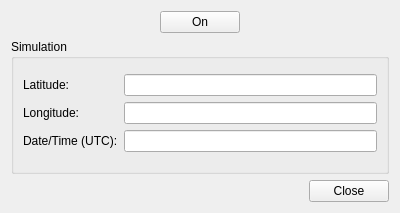
<?xml version="1.0" encoding="UTF-8"?>
<ui version="4.0">
 <class>GPSWindow</class>
 <widget class="QWidget" name="GPSWindow">
  <property name="geometry">
   <rect>
    <x>0</x>
    <y>0</y>
    <width>400</width>
    <height>213</height>
   </rect>
  </property>
  <property name="windowTitle">
   <string>GPS</string>
  </property>
  <layout class="QVBoxLayout" name="verticalLayout_2">
   <item>
    <layout class="QVBoxLayout" name="verticalLayout" stretch="0,1,0">
     <item>
      <layout class="QHBoxLayout" name="horizontalLayout_2">
       <item>
        <spacer name="horizontalSpacer_2">
         <property name="orientation">
          <enum>Qt::Horizontal</enum>
         </property>
         <property name="sizeHint" stdset="0">
          <size>
           <width>40</width>
           <height>20</height>
          </size>
         </property>
        </spacer>
       </item>
       <item>
        <widget class="QPushButton" name="button_toggle">
         <property name="text">
          <string>On</string>
         </property>
         <property name="checkable">
          <bool>false</bool>
         </property>
        </widget>
       </item>
       <item>
        <spacer name="horizontalSpacer_3">
         <property name="orientation">
          <enum>Qt::Horizontal</enum>
         </property>
         <property name="sizeHint" stdset="0">
          <size>
           <width>40</width>
           <height>20</height>
          </size>
         </property>
        </spacer>
       </item>
      </layout>
     </item>
     <item>
      <widget class="QGroupBox" name="groupBox">
       <property name="title">
        <string>Simulation</string>
       </property>
       <layout class="QFormLayout" name="formLayout_2">
        <item row="0" column="0">
         <layout class="QFormLayout" name="formLayout"/>
        </item>
        <item row="1" column="0">
         <widget class="QLabel" name="label_lat">
          <property name="text">
           <string>Latitude:</string>
          </property>
         </widget>
        </item>
        <item row="1" column="1">
         <widget class="QLineEdit" name="latitude">
          <property name="maxLength">
           <number>10</number>
          </property>
         </widget>
        </item>
        <item row="2" column="0">
         <widget class="QLabel" name="label_lon">
          <property name="text">
           <string>Longitude:</string>
          </property>
         </widget>
        </item>
        <item row="2" column="1">
         <widget class="QLineEdit" name="longitude">
          <property name="maxLength">
           <number>10</number>
          </property>
         </widget>
        </item>
        <item row="3" column="0">
         <widget class="QLabel" name="label_utc">
          <property name="text">
           <string>Date/Time (UTC):</string>
          </property>
         </widget>
        </item>
        <item row="3" column="1">
         <widget class="QLineEdit" name="datetime_utc">
          <property name="maxLength">
           <number>30</number>
          </property>
         </widget>
        </item>
       </layout>
      </widget>
     </item>
     <item>
      <layout class="QHBoxLayout" name="horizontalLayout" stretch="0,0">
       <property name="leftMargin">
        <number>0</number>
       </property>
       <item>
        <spacer name="horizontalSpacer">
         <property name="orientation">
          <enum>Qt::Horizontal</enum>
         </property>
         <property name="sizeHint" stdset="0">
          <size>
           <width>40</width>
           <height>20</height>
          </size>
         </property>
        </spacer>
       </item>
       <item>
        <widget class="QPushButton" name="button_close">
         <property name="text">
          <string>Close</string>
         </property>
        </widget>
       </item>
      </layout>
     </item>
    </layout>
   </item>
  </layout>
 </widget>
 <resources/>
 <connections/>
</ui>
